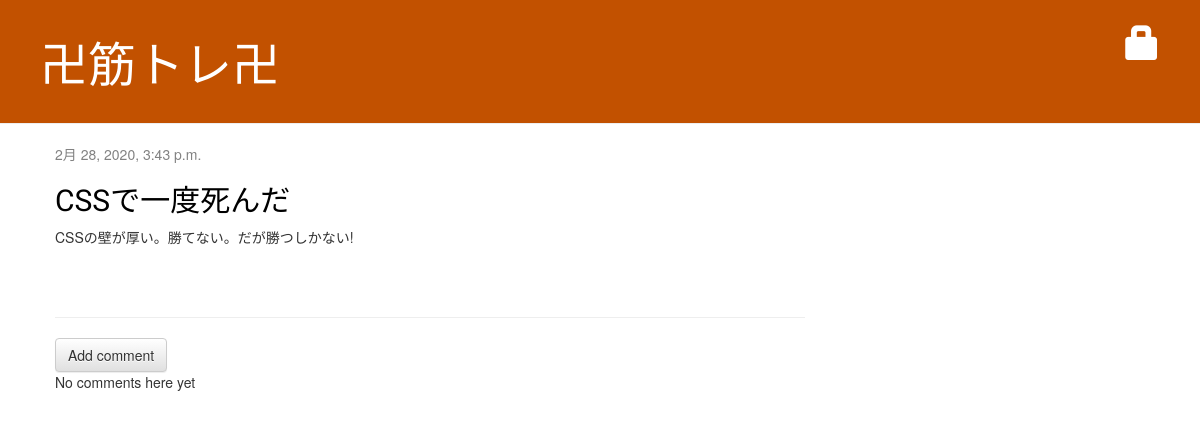
/post/2/, run on an earlier commit of the app's database.
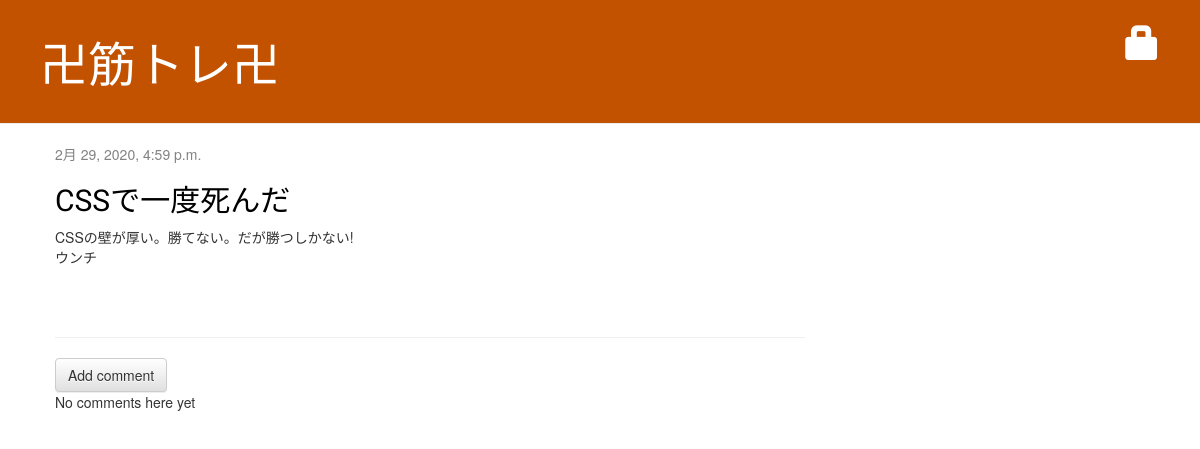
And on a later commit of the database.
### blog/models.py (models this page shows, shortened)
class Post(models.Model):
    author = models.ForeignKey(settings.AUTH_USER_MODEL, on_delete=models.CASCADE)
    title = models.CharField(max_length=200)
    text = models.TextField()
    created_date = models.DateTimeField(default=timezone.now)
    published_date = models.DateTimeField(blank=True, null=True)

### blog/views.py (the view)
# urls.py: path('post/<int:pk>/', views.post_detail, name='post_detail'),
def post_detail(request, pk):
    post = get_object_or_404(Post, pk=pk)
    return render(request, 'blog/post_detail.html', {'post': post})

### blog/templates/blog/post_detail.html (shortened to what this page needs)
{% extends 'blog/base.html' %}
{% block content %}
    <div class="post">
        {% if post.published_date %}
            <div class="date">
                {{ post.published_date }}
            </div>
        {% else %}
            <a class="btn btn-default" href="{% url 'post_publish' pk=post.pk %}">Publish</a>
        {% endif %}
        <h2>{{ post.title }}</h2>
        <p>{{ post.text|linebreaksbr }}</p>
    </div>
    <hr>
    <a class="btn btn-default" href="{% url 'add_comment_to_post' pk=post.pk %}">Add comment</a>
    {% for comment in post.comments.all %}
        {% if user.is_authenticaded or comment.approved_comment %}
        <div class="comment">
            <div class="date">
                {{ comment.created_date }}
                {% if not comment.approved_comment %}
                    <a class="btn btn-default" href="{% url 'comment_remove' pk=comment.pk %}"><span class="glyphicon glyphicon-remove"></span></a>
                    <a class="btn btn-default" href="{% url 'comment_approve' pk=comment.pk %}"><span class="glyphicon glyphicon-ok"></span></a>
                {% endif %}
            </div>
            <strong>{{ comment.author }}</strong>
            <p>{{ comment.text|linebreaks }}</p>
         </div>
         {% endif %}
    {% empty %}
        <p>No comments here yet</p>
    {% endfor %}
{% endblock %}

What changed in the data, as far as the page shows it:
changed Post "CSSで一度死んだ": published_date "2月 28, 2020, 3:43 p.m." → "2月 29, 2020, 4:59 p.m."; text "CSSの壁が厚い。勝てない。だが勝つしかない!" → "CSSの壁が厚い。勝てない。だが勝つしかない! ウンチ"
